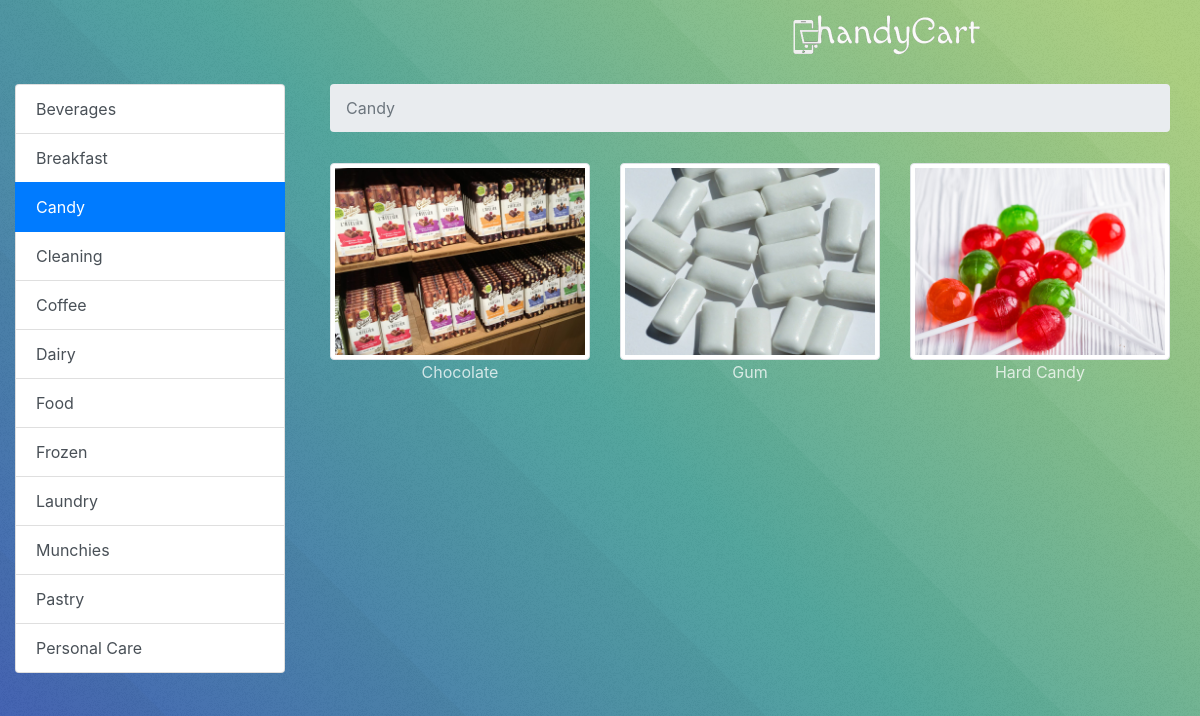
Screenshot of /get_mockup_products?category_id=7 with the database file from the repository.
### tables this page shows
CREATE TABLE `category` (
	`id`	INTEGER PRIMARY KEY AUTOINCREMENT,
	`name`	TEXT NOT NULL,
	`deleted`	INTEGER
);

CREATE TABLE "product" (
	`id`	INTEGER PRIMARY KEY AUTOINCREMENT,
	`name`	TEXT,
	`description`	TEXT,
	`img_src`	TEXT,
	`category_id`	INTEGER,
	`units_id`	INTEGER
);

### app.py (the view)
@app.route('/get_mockup_products')
def get_mockup_products():
	selected_category = query_db("select name from category where id = ?", [request.args.get('category_id')], one=True)
	products = query_db("select * from product where category_id = ?", [request.args.get('category_id')])
	categories = query_db("select * from category order by name")
	return render_template('mockup_products.html', categories=categories, products=products, category_id=request.args.get('category_id'), category_name=selected_category['name'])

### app.py (called while the page is built)
def get_db():
	"""Opens a new database connection if there is none yet for the
	current application context.
	"""
	top = _app_ctx_stack.top
	if not hasattr(top, 'sqlite_db'):
		top.sqlite_db = sqlite3.connect(DATABASE_PATH)
		top.sqlite_db.row_factory = sqlite3.Row
	return top.sqlite_db

@app.teardown_appcontext
def close_database(exception):
	"""Closes the database again at the end of the request."""
	top = _app_ctx_stack.top
	if hasattr(top, 'sqlite_db'):
		top.sqlite_db.close()

def query_db(query, args=(), one=False):
	"""Queries the database and returns a list of dictionaries."""
	cur = get_db().execute(query, args)
	rv = cur.fetchall()
	return (rv[0] if rv else None) if one else rv

@app.before_request
def before_request():
	g.categories = None
	g.products = None
	g.categories = query_db('select * from category order by name')
	g.products = query_db('select product.id as product_id, product.name as product_name, category.id as category_id, category.name as category_name from product, category where product.category_id = category.id order by product.name')

### templates/mockup_products.html (shortened to what this page needs)
<!DOCTYPE html>
<html lang="en">
<head>
  <link rel="stylesheet" href="https://maxcdn.bootstrapcdn.com/bootstrap/4.0.0-alpha.6/css/bootstrap.min.css">
  <link rel="stylesheet" type="text/css" href="{{ url_for('static', filename='style.css') }}">
</head>
<body>
    <nav class="navbar navbar-toggleable-md navbar-inverse bg-inverse">
        <button class="navbar-toggler navbar-toggler-right" type="button" data-toggle="collapse" data-target="#navbarSupportedContent" aria-controls="navbarSupportedContent" aria-expanded="false" aria-label="Toggle navigation"> <span class="navbar-toggler-icon"></span> </button> <a class="navbar-brand" href="{{url_for('testimonial')}}">
                <img src="{{url_for('static', filename='img/another.png')}}" style="width:50%; height:40%;">
              </a>
    </nav>
<div class="container-fluid">
  <div class="row">
    <div class="col_3">
      <div class="list-group">
        {% for category in categories %}
          <a id="{{category.id}}" href="{{url_for('get_mockup_products', category_id=category.id)}}" class="list-group-item list-group-item-action categories">{{category.name}}</a>
        {% endfor %}
      </div>
    </div>
    <div class="col_9">
      <div class="container-fluid">
        <ol class="breadcrumb">
          <li class="breadcrumb-item active">{{category_name}}</li>
        </ol>
        <div class="row">
          {% for product in products %}
              <div class="col_4">
                  <a><img src="{{url_for('static', filename='img/%s' % product.img_src)}}" class="img-thumbnail" href="{{url_for('login')}}" alt="Responsive image"></a>
                <p align="center"> {{product.name}} </p>
              </div>
          {% endfor %}
        </div>
      </div>
    </div>
  </div>
</div>
</body>
</html>

### static/style.css (style rules this page uses)
.row::after { content: ""; clear: both; display: block; }
[class*="col_"] { float: left; padding: 15px; }
.col_3 { width: 25%; }
.col_4 { width: 33.33%; }
.col_9 { width: 75%; }
body { background: #18BC9C !important; color: rgba(255, 255, 255, 0.75) !important; background-attachment: fixed, fixed, fixed !important; background-image: url('img/overlay2.png'), url('img/overlay4.svg'), linear-gradient(45deg, #4361c2, #4fa49a 50%, #9dc66b 95%) !important; background-size: auto, cover, cover !important; background-position: top left, center center, center center !important; }
.navbar-brand { color: white !important; }
.navbar { color: white !important; }

### rows the page displays
category: name "Beverages"
category: name "Breakfast"
category: name "Candy"
category: name "Cleaning"
category: name "Coffee"
category: name "Dairy"
category: name "Food"
category: name "Frozen"
category: name "Laundry"
category: name "Munchies"
category: name "Pastry"
category: name "Personal Care"
product: img_src (picture), name "Chocolate"
product: img_src (picture), name "Gum"
product: img_src (picture), name "Hard Candy"
